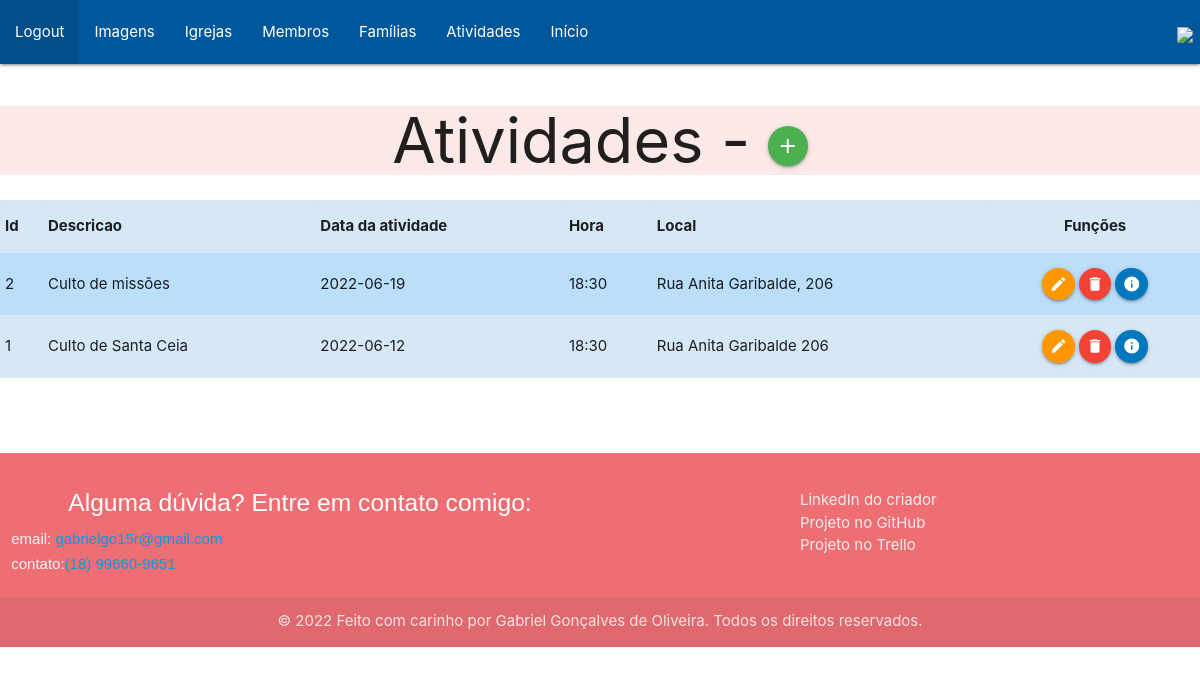
/pages/listaAtividades.php (signed in), run on the app's committed database.
### tables this page shows
CREATE TABLE `atividade` (
  `id` int(10) NOT NULL,
  `descricao` varchar(50) DEFAULT NULL,
  `data_atividade` varchar(10) DEFAULT NULL,
  `hora` varchar(10) DEFAULT NULL,
  `local` varchar(60) NOT NULL,
  `mensagem` varchar(200) DEFAULT NULL
);

### pages/listaAtividades.php (the view, shortened to what this page needs)
<?php
   include './../components/navbar.php';
   $sql = "select * from atividade order by data_atividade desc;";
   $pdo = conexao::conectar();
   $listaAtividades = $pdo->query($sql);
?>
<!DOCTYPE html>
<html lang="pt-br">
<head>
    <link rel="stylesheet" href="https://cdnjs.cloudflare.com/ajax/libs/materialize/1.0.0/css/materialize.min.css">
</head>
<body>
    <div class="deep-orange lighten-5">
    <h1>Atividades - <a class="btn-floating btn-big waves-effect waves-light green"
            onclick="JavaScript:location.href='formCadastroAtividades.php'">
            <i class="material-icons">add</i>
        </a></h1>
    </div>
    <div class="col s10">
        <table class="striped blue lighten-4">
            <tr>
                <th>Id</th>
                <th>Descricao</th>
                <th>Data da atividade</th>
                <th>Hora</th>
                <th>Local</th>
                <th class="center">Funções</th>
            </tr>
            <?php
                foreach($listaAtividades as $atividade) {
            ?>
            <tr>
                <td><?php echo $atividade['id']?> </td>
                <td><?php echo $atividade['descricao']?> </td>
                <td><?php echo $atividade['data_atividade']?> </td>
                <td><?php echo $atividade['hora']?> </td>
                <td><?php echo $atividade['local']?> </td>
                <td class="center">
                    <a class="btn-floating btn-small waves-effect waves-light orange" onclick="JavaScript:location.href='formEdicaoAtividades.php?id=' +
                        <?php echo $atividade['id'];?>">
                        <i class="material-icons">edit</i>
                    </a>
                    <a class="btn-floating btn-small waves-effect waves-light red"
                        onclick="JavaScript:remover(<?php echo $atividade['id'];?>)">
                        <i class="material-icons">delete</i>
                    </a>
                    <a class="btn-floating btn-small waves-effect waves-light  light-blue darken-3" onclick="JavaScript:location.href='formInfoAtividade.php?id=' +
                        <?php echo $atividade['id'];?>">
                        <i class="material-icons">info</i>
                    </a>
                </td>
                </tr>
            <?php } ?>
        </table>
    </div>
</body>
</html>
<?php include '../components/footer.php'?>

### styles/styles.css (style rules this page uses)
* { margin: 0 auto; padding: 0 auto; box-sizing: border-box; }
h1 { text-align: center; }

### data on the page
atividade: id "2", descricao "Culto de missões", data_atividade "2022-06-19", hora "18:30", local "Rua Anita Garibalde, 206"
atividade: id "1", descricao "Culto de Santa Ceia", data_atividade "2022-06-12", hora "18:30", local "Rua Anita Garibalde 206"
